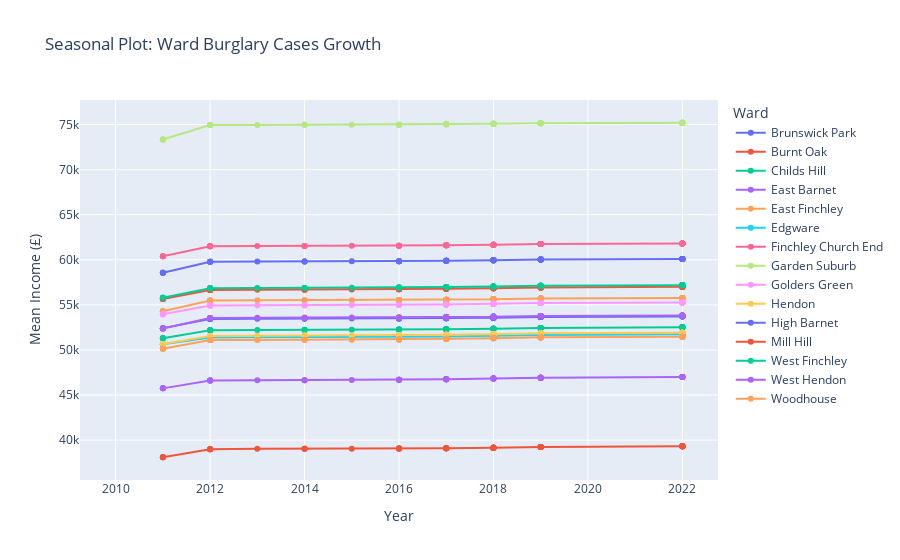

Here is the notebook cell this chart was saved with:
### Code cell
fig_income = px.line(df4, x='Year', y='Mean Income (£)', color='Ward',
                   title="Seasonal Plot: Ward Burglary Cases Growth")
fig_income.update_yaxes(title="Mean Income (£)")
fig_income.update_traces(mode="markers+lines", hovertemplate=None)
fig_income.update_layout(hovermode="x unified")

fig_income.show()
